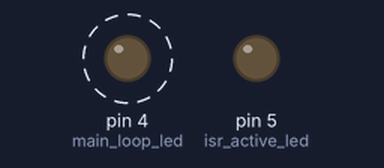
Recording of a sketch running on a simulated Arduino Uno, built with avr-gcc and run on an emulated ATmega328P. Shown: output pins drawn as LEDs (lit = HIGH). Dashed ring = blinking. What the sketch prints to the serial monitor is not drawn.

Above: at 0.2 s.
Timing chart, 0 to 3.0 s (numbered marks = the images above):
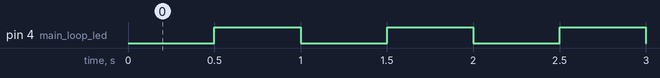

Measured:
- by itself, pin 4 (main_loop_led): alternates HIGH for 0.50 s and LOW for 0.50 s

The sketch:

Timer_ISR_test.ino
```cpp
/*
 * ATmega328P Timer1 Interrupt Flow Analysis Code
 * Target: Arduino Uno (16MHz Clock)
 * Goal: Visualize Main Loop vs ISR execution time using two LEDs.
 */

// 1. 하드웨어 핀 정의
const int main_loop_led = 4;   // loop() 동작 표시용 (LED A)
const int isr_active_led = 5;  // ISR 동작 표시용 (LED B)

// 2. 루프 깜빡임용 글로벌 변수
unsigned long previousLoopMillis = 0;
const long loopBlinkInterval = 500; // 500ms 간격
bool mainLoopState = LOW;

void setup() {
  // 3. LED 핀 모드 설정
  pinMode(main_loop_led, OUTPUT);
  pinMode(isr_active_led, OUTPUT);

  // 4. Timer1 레지스터 설정 (Section 16 - 16-bit Timer/Counter1)
  // CTC 모드 (Clear Timer on Compare Match)로 설정하여 1ms 주기 인터럽트 생성.

  // 설정 중 인터럽트 방지
  noInterrupts();

  // a. TCCR1A/B (Timer/Counter Control Registers) 초기화 (Section 16.11)
  TCCR1A = 0;
  TCCR1B = 0;
  TCNT1  = 0; // 카운터 값 초기화 (Section 16.11.2)

  /* b. OCR1A (Output Compare Register A) 값 설정 (Section 16.11.3)
   * 1ms 주기를 원하므로, 1kHz 주파수가 필요합니다.
   * 계산: (16 MHz / 64 prescaler / 1000 Hz) - 1 = 249 ticks.
   */
  OCR1A = 249; // 1ms 주기를 위한 비교값 설정

  // c. WGM (Waveform Generation Mode) 설정 (Section 16.11.1, Table 16-4)
  // Mode 4 = CTC 모드 (OCR1A 매치 시 카운터 초기화)
  // TCCR1B의 WGM12 비트를 1로 설정.
  TCCR1B |= (1 << WGM12);

  // d. CS (Clock Select) 설정 (Section 16.11.1, Table 16-5)
  // Prescaler = 64 (메인 클럭 16MHz를 64분주)
  // TCCR1B의 CS11, CS10 비트를 1로 설정.
  TCCR1B |= (1 << CS11) | (1 << CS10);

  // e. TIMSK1 (Timer/Counter Interrupt Mask Register) 설정 (Section 16.11.7)
  // OCIE1A 비트를 1로 설정하여 Compare A 매치 인터럽트 활성화.
  TIMSK1 |= (1 << OCIE1A);

  // f. 인터럽트 다시 활성화
  interrupts();

  Serial.begin(115200);
  Serial.println("Timer1 Flow Analysis System Ready.");
}

void loop() {
  // 5. 메인 루프 작업 (백그라운드 처리)
  // 이 LED는 500ms마다 깜빡이며 루프가 계속 돌고 있음을 보여줍니다.
  unsigned long currentMillis = millis();
  if (currentMillis - previousLoopMillis >= loopBlinkInterval) {
    previousLoopMillis = currentMillis;
    mainLoopState = !mainLoopState;
    digitalWrite(main_loop_led, mainLoopState); // LED 4 깜빡임
  }

  // 데이터시트 매뉴얼 분석 중이므로 시리얼 모니터로도 출력합니다.
  // Serial.println("Main Loop Running...");
  // delay(10); // 실제 프로젝트에선 delay를 피하지만, 테스트용으로 살짝 둠
}

// 6. 인터럽트 서비스 루틴 (ISR) - Vector 12 (Section 11)
// TCNT1 값이 OCR1A(249) 값과 일치할 때 자동으로 실행됩니다.
ISR(TIMER1_COMPA_vect) {
  // 흐름 분석 포인트:
  // ISR이 시작되자마자 분석용 LED를 켭니다.
  // 가장 빠르고 정확한 반응을 위해 직접 포트 조작(Direct Port Manipulation)을 사용합니다.
  // 5번 핀(PD5)을 HIGH로 설정.
  PORTD |= (1 << PD5);

  // --- 여기에 인터럽트에서 처리할 고우선순위 주가 작업을 넣습니다 ---
  // (예: 정밀 센서 읽기, 모터 스텝 계산 등)

  // 시각화 연습: ISR의 실행 시간을 늘려봅니다.
  // (아래 주석을 해제하여 더미 로드를 주면 LED B가 더 밝게 보입니다.)
  // for(volatile int i=0; i<500; i++);

  // 흐름 분석 포인트:
  // ISR의 모든 작업이 끝나고 복귀하기 직전에 분석용 LED를 끕니다.
  // 5번 핀(PD5)을 LOW로 설정.
  PORTD &= ~(1 << PD5);
}
```
